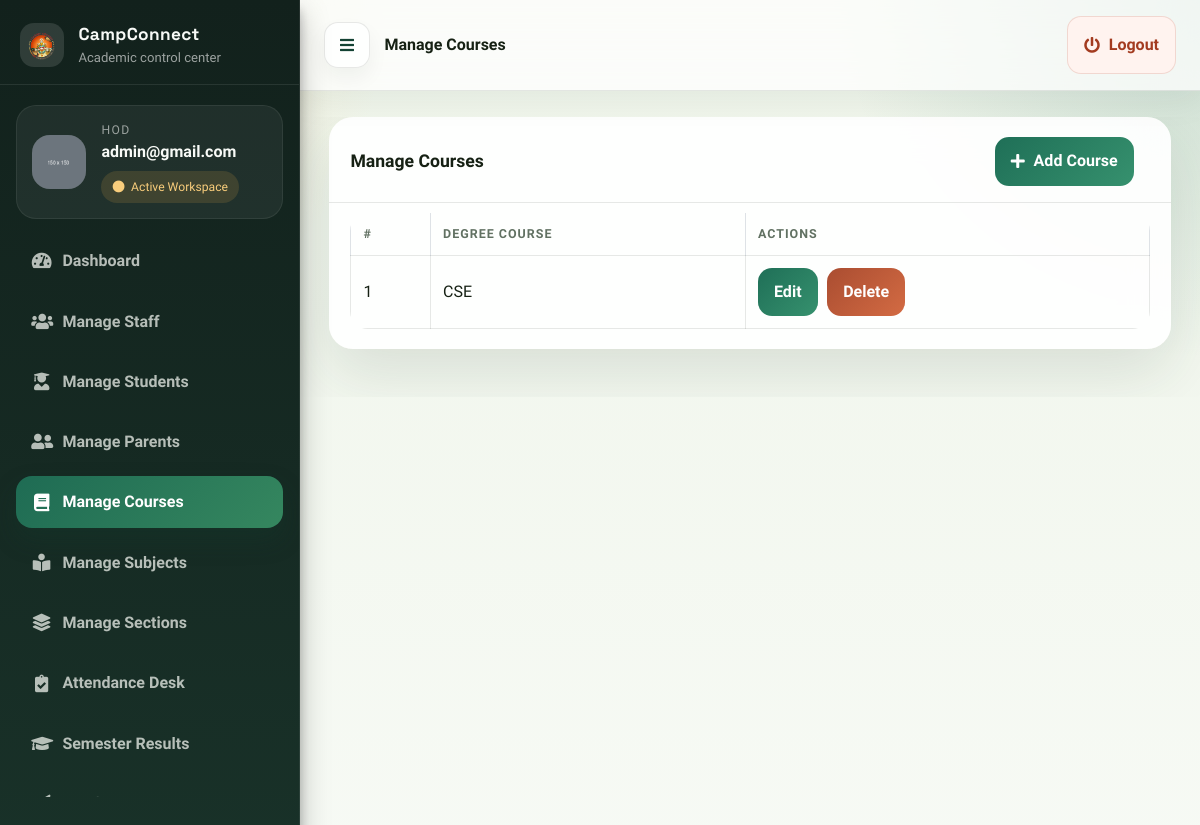
/course/manage/ (signed in), run on an earlier commit of the app's database.
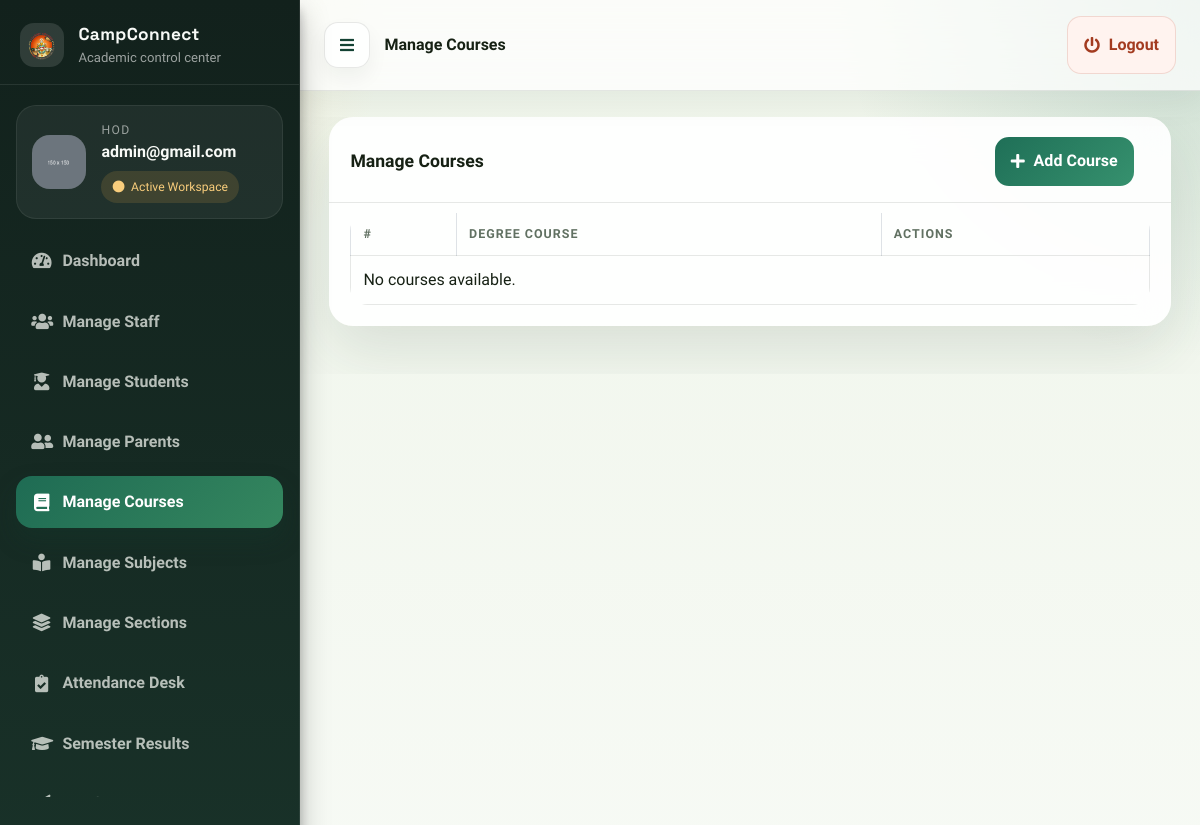
And on a later commit of the database.
### main_app/models.py (models this page shows, shortened)
class CustomUser(AbstractUser):
    USER_TYPE = ((1, "HOD"), (2, "Staff"), (3, "Student"), (4, "Parent"))
    GENDER = [("M", "Male"), ("F", "Female")]
    username = None  # Removed username, using email instead
    email = models.EmailField(unique=True)
    user_type = models.CharField(default=1, choices=USER_TYPE, max_length=1)
    gender = models.CharField(max_length=1, choices=GENDER, default='M', blank=True)
    profile_pic = models.ImageField(upload_to='profile_pics/', blank=True, null=True)
    address = models.TextField(blank=True, default='')
    created_at = models.DateTimeField(auto_now_add=True)
    updated_at = models.DateTimeField(auto_now=True)
    USERNAME_FIELD = "email"
    REQUIRED_FIELDS = []
    objects = CustomUserManager()
    def __str__(self):
        full_name = f"{self.last_name}, {self.first_name}".strip(", ")
        return full_name or self.email

class Course(models.Model):
    name = models.CharField(max_length=120)
    created_at = models.DateTimeField(auto_now_add=True)
    updated_at = models.DateTimeField(auto_now=True)

### main_app/hod_views.py (the view)
# urls.py: path("course/manage/", hod_views.manage_course, name='manage_course'),
def manage_course(request):
    return render(
        request,
        "hod_template/manage_course.html",
        {'courses': Course.objects.all(), 'page_title': 'Manage Courses'},
    )

### main_app/templates/hod_template/manage_course.html (shortened to what this page needs)
{% extends 'main_app/base.html' %}
{% load static %}
{% block content %}
<div class="card camp-table-card">
    <div class="card-header camp-card-header">
        <div class="camp-card-header-copy">
            <h3 class="card-title">{{ page_title }}</h3>
        </div>
        <a href="{% url 'add_course' %}" class="camp-header-action ml-auto">
            <i class="fas fa-plus"></i>
            <span>Add Course</span>
        </a>
    </div>
    <div class="card-body">
        <div class="table-responsive">
            <table class="table table-bordered table-hover">
                <thead>
                    <tr>
                        <th>#</th>
                        <th>Degree Course</th>
                        <th>Actions</th>
                    </tr>
                </thead>
                <tbody>
                    {% for course in courses %}
                    <tr>
                        <td>{{ forloop.counter }}</td>
                        <td>{{ course.name }}</td>
                        <td>
                            <div class="table-actions">
                                <a href="{% url 'edit_course' course.id %}" class="btn btn-info">Edit</a>
                                <a href="{% url 'delete_course' course.id %}" onclick="return confirm('Are you sure you want to delete this course?')" class="btn btn-danger">Delete</a>
                            </div>
                        </td>
                    </tr>
                    {% empty %}
                    <tr>
                        <td colspan="3">No courses available.</td>
                    </tr>
                    {% endfor %}
                </tbody>
            </table>
        </div>
    </div>
</div>
{% endblock content %}

### main_app/templates/main_app/base.html (shortened to what this page needs)
{% load static %}
<!DOCTYPE html>
<html lang="en">
<head>
    <link rel="stylesheet" href="{% static 'plugins/fontawesome-free/css/all.min.css' %}">
    <link rel="stylesheet" href="{% static 'plugins/icheck-bootstrap/icheck-bootstrap.min.css' %}">
    <link rel="stylesheet" href="{% static 'dist/css/adminlte.min.css' %}">
    <link rel="stylesheet" href="{% static 'plugins/overlayScrollbars/css/OverlayScrollbars.min.css' %}">
    <link rel="stylesheet" href="{% static 'plugins/daterangepicker/daterangepicker.css' %}">
</head>
<body class="hold-transition">
    <div class="wrapper">
        {% include "main_app/sidebar_template.html" with user=user %}
        <div class="camp-shell">
            <nav class="camp-header navbar navbar-expand">
                <div class="camp-topbar">
                    <div class="camp-topbar-left">
                        <a class="camp-icon-btn" href="#" id="camp-sidebar-toggle" role="button" aria-label="Toggle sidebar">
                            <i class="fas fa-bars"></i>
                        </a>
                        <div>
                            <strong>{{ page_title|default:"Dashboard" }}</strong>
                        </div>
                    </div>
                    <div class="camp-topbar-right">
                        {% if request.user.is_authenticated %}
                        <a href="{% url 'user_logout' %}" onclick="return confirm('Your session would be terminated.\n\nProceed?')" class="camp-logout">
                            <i class="fas fa-power-off"></i>
                            <span>Logout</span>
                        </a>
                        {% endif %}
                    </div>
                </div>
            </nav>
            <div class="camp-content-wrapper">
                <div class="content-header">
                </div>
                <section class="content">
                    <div class="container-fluid px-0">
                        {% block content %}{% endblock content %}
                    </div>
                </section>
            </div>
        </div>
    </div>
</body>
</html>

### main_app/templates/main_app/sidebar_template.html (shortened to what this page needs)
{% load static %}
<aside class="camp-sidebar elevation-4">
    <a href="{% if request.user.user_type == '1' %}{% url 'admin_home' %}{% elif request.user.user_type == '2' %}{% url 'staff_home' %}{% elif request.user.user_type == '3' %}{% url 'student_home' %}{% elif request.user.user_type == '4' %}{% url 'parent_home' %}{% else %}#{% endif %}" class="brand-link">
        <img src="{% static 'dist/img/Logo.png' %}" alt="CampConnect">
        <div class="brand-copy">
            <span class="brand-title">CampConnect</span>
            <span class="brand-subtitle">Academic control center</span>
        </div>
    </a>
    <div class="sidebar">
        <a
            href="{% if request.user.user_type == '1' %}{% url 'admin_view_profile' %}{% elif request.user.user_type == '2' %}{% url 'staff_view_profile' %}{% elif request.user.user_type == '3' %}{% url 'student_view_profile' %}{% elif request.user.user_type == '4' %}{% url 'parent_view_profile' %}{% else %}#{% endif %}"
            class="sidebar-profile"
            title="Open profile"
        >
            <img
                src="{% if request.user.profile_pic %}{{ request.user.profile_pic.url }}{% else %}{% static 'dist/img/default-150x150.png' %}{% endif %}"
                alt="User Image"
                onerror="this.onerror=null;this.src='{% static 'dist/img/default-150x150.png' %}';"
            >
            <div>
                <div class="sidebar-role">
                    {% if request.user.user_type == '1' %}HOD
                    {% elif request.user.user_type == '2' %}Staff
                    {% elif request.user.user_type == '3' %}Student
                    {% elif request.user.user_type == '4' %}Parent
                    {% endif %}
                </div>
                <div class="sidebar-name">{{ user }}</div>
                <span class="sidebar-tag">
                    <i class="fas fa-circle"></i>
                    Active Workspace
                </span>
            </div>
        </a>
        <nav class="mt-2">
            <ul class="nav nav-pills nav-sidebar flex-column" role="menu" data-accordion="false">
                {% if request.user.user_type == '1' %}
                {% url 'admin_home' as admin_home %}
                {% url 'manage_staff' as manage_staff %}
                {% url 'manage_student' as manage_student %}
                {% url 'manage_parent' as manage_parent %}
                {% url 'manage_course' as manage_course %}
                {% url 'manage_subject' as manage_subject %}
                {% url 'manage_session' as manage_session %}
                {% url 'admin_view_attendance' as admin_view_attendance %}
                {% url 'admin_notifications' as admin_notifications %}
                {% url 'admin_add_semester_result' as admin_add_semester_result %}
                <li class="nav-item"><a href="{{ admin_home }}" class="nav-link {% if request.path == admin_home %}active{% endif %}"><i class="nav-icon fas fa-tachometer-alt"></i><p>Dashboard</p></a></li>
                <li class="nav-item"><a href="{{ manage_staff }}" class="nav-link "><i class="nav-icon fas fa-users"></i><p>Manage Staff</p></a></li>
                <li class="nav-item"><a href="{{ manage_student }}" class="nav-link "><i class="nav-icon fas fa-user-graduate"></i><p>Manage Students</p></a></li>
                <li class="nav-item"><a href="{{ manage_parent }}" class="nav-link "><i class="nav-icon fas fa-user-friends"></i><p>Manage Parents</p></a></li>
                <li class="nav-item"><a href="{{ manage_course }}" class="nav-link {% if request.resolver_match.url_name == 'manage_course' or request.resolver_match.url_name == 'add_course' or request.resolver_match.url_name == 'edit_course' %}active{% endif %}"><i class="nav-icon fas fa-book"></i><p>Manage Courses</p></a></li>
                <li class="nav-item"><a href="{{ manage_subject }}" class="nav-link "><i class="nav-icon fas fa-book-reader"></i><p>Manage Subjects</p></a></li>
                <li class="nav-item"><a href="{{ manage_session }}" class="nav-link "><i class="nav-icon fas fa-layer-group"></i><p>Manage Sections</p></a></li>
                <li class="nav-item"><a href="{{ admin_view_attendance }}" class="nav-link {% if request.path == admin_view_attendance %}active{% endif %}"><i class="nav-icon fas fa-clipboard-check"></i><p>Attendance Desk</p></a></li>
                <li class="nav-item"><a href="{{ admin_add_semester_result }}" class="nav-link {% if request.path == admin_add_semester_result %}active{% endif %}"><i class="nav-icon fas fa-graduation-cap"></i><p>Semester Results</p></a></li>
                <li class="nav-item"><a href="{{ admin_notifications }}" class="nav-link "><i class="nav-icon fas fa-paper-plane"></i><p></p></a></li>
                {% endif %}
            </ul>
        </nav>
    </div>
</aside>

What changed in the data, as far as the page shows it:
removed Course: name "CSE"
Also different on the page:
text now shown: "No courses available."
